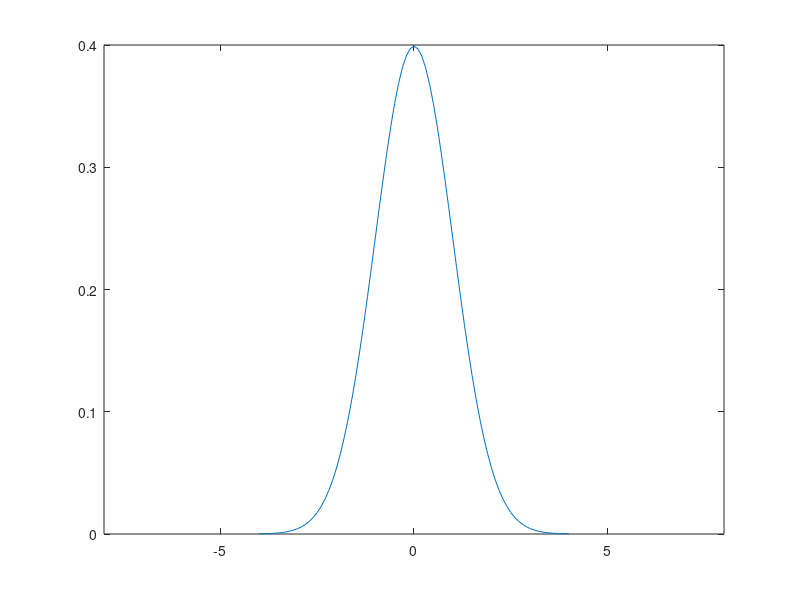
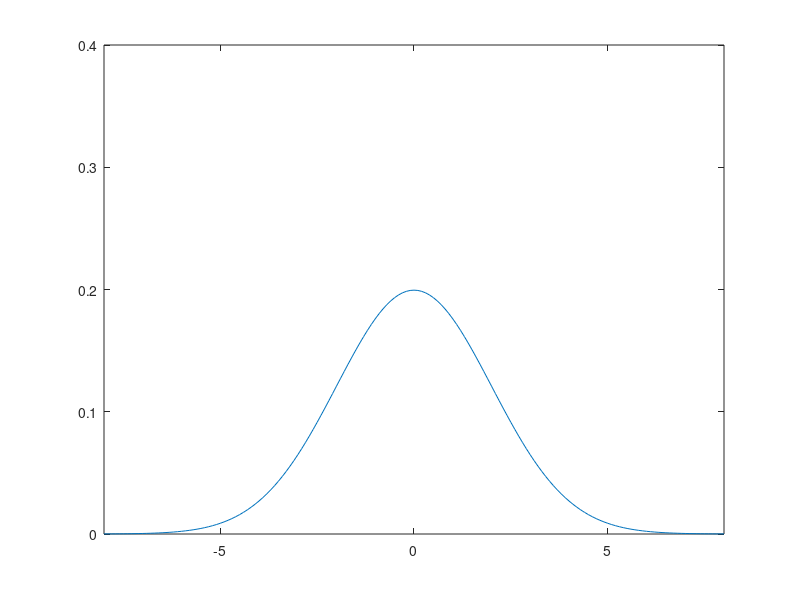

Write MATLAB code to recreate these figures, in order. (Note: this script raises an error after producing the figures.)
clear;

quad('1/sqrt(2*pi*10^2)*exp(-(x-61).^2/(2*10^2))',51,71)


x=[-4:0.1:4];

fx=1/sqrt(2*pi*1^2)*exp(-(x).^2/(2*1^2));

figure,plot(x,fx),axis([-8 8 0 0.4])

y=[-8:0.1:8];

fy=1/sqrt(2*pi*2^2)*exp(-(y).^2/(2*2^2));

figure,plot(y,fy),axis([-8 8 0 0.4])


quad('1/sqrt(2*pi*1^2)*exp(-(x).^2/(2*1^2))',-1,1)

quad('1/sqrt(2*pi*1^2)*exp(-(x).^2/(2*1^2))',3.5,8)


quad('1/sqrt(2*pi*2^2)*exp(-(y).^2/(2*2^2))',-1,1)

quad('1/sqrt(2*pi*2^2)*exp(-(y).^2/(2*2^2))',3.5,8)
